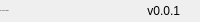
            <widget class="QFrame" name="bottomBar">
             <property name="minimumSize">
              <size>
               <width>0</width>
               <height>22</height>
              </size>
             </property>
             <property name="maximumSize">
              <size>
               <width>16777215</width>
               <height>22</height>
              </size>
             </property>
             <property name="frameShape">
              <enum>QFrame::NoFrame</enum>
             </property>
             <property name="frameShadow">
              <enum>QFrame::Raised</enum>
             </property>
             <layout class="QHBoxLayout" name="horizontalLayout_5">
              <property name="spacing">
               <number>0</number>
              </property>
              <property name="leftMargin">
               <number>0</number>
              </property>
              <property name="topMargin">
               <number>0</number>
              </property>
              <property name="rightMargin">
               <number>0</number>
              </property>
              <property name="bottomMargin">
               <number>0</number>
              </property>
              <item>
               <widget class="QLabel" name="creditsLabel">
                <property name="maximumSize">
                 <size>
                  <width>16777215</width>
                  <height>16</height>
                 </size>
                </property>
                <property name="font">
                 <font>
                  <family>Segoe UI</family>
                  <pointsize>-1</pointsize>
                  <weight>50</weight>
                  <italic>false</italic>
                  <bold>false</bold>
                 </font>
                </property>
                <property name="text">
                 <string>By: Vincent Lambert</string>
                </property>
                <property name="alignment">
                 <set>Qt::AlignLeading|Qt::AlignLeft|Qt::AlignVCenter</set>
                </property>
               </widget>
              </item>
              <item>
               <widget class="QLabel" name="version">
                <property name="text">
                 <string>v0.0.1</string>
                </property>
                <property name="alignment">
                 <set>Qt::AlignRight|Qt::AlignTrailing|Qt::AlignVCenter</set>
                </property>
               </widget>
              </item>
              <item>
               <widget class="QFrame" name="frame_size_grip">
                <property name="minimumSize">
                 <size>
                  <width>20</width>
                  <height>0</height>
                 </size>
                </property>
                <property name="maximumSize">
                 <size>
                  <width>20</width>
                  <height>16777215</height>
                 </size>
                </property>
                <property name="frameShape">
                 <enum>QFrame::NoFrame</enum>
                </property>
                <property name="frameShadow">
                 <enum>QFrame::Raised</enum>
                </property>
               </widget>
              </item>
             </layout>
            </widget>
